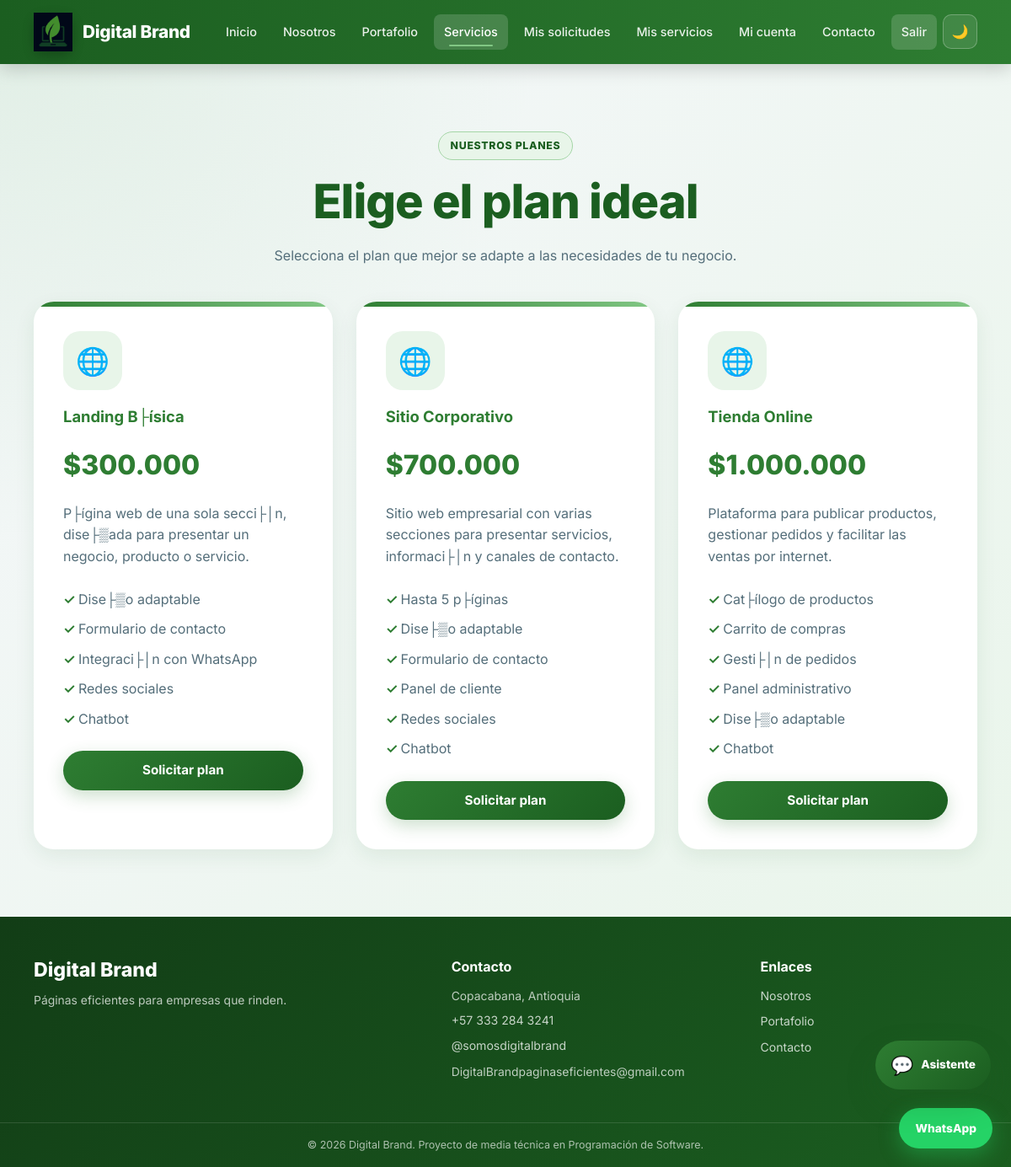
Screenshot of /usuario/servicios.php (signed in) with the database file from the repository.
### tables this page shows
CREATE TABLE `servicios` (
  `id_servicio` int(10) UNSIGNED NOT NULL,
  `nombre` varchar(100) NOT NULL,
  `descripcion` text NOT NULL,
  `precio` decimal(12,2) NOT NULL DEFAULT 0.00,
  `caracteristicas` text DEFAULT NULL,
  `estado` enum('activo','inactivo') NOT NULL DEFAULT 'activo',
  `fecha_creacion` timestamp NOT NULL DEFAULT current_timestamp(),
  `fecha_actualizacion` timestamp NOT NULL DEFAULT current_timestamp() ON UPDATE current_timestamp()
);

### includes/funciones.php (called while the page is built, shortened)
<?php
function escapar($dato)
{
    return htmlspecialchars($dato, ENT_QUOTES, 'UTF-8');
}
function formatearPrecio($precio)
{
    return '$' . number_format($precio, 0, ',', '.');
}

### usuario/servicios.php (the view, shortened to what this page needs)
<?php
$conexion = Database::conectar();
$consultaServicios = $conexion->prepare("
    SELECT
        s.id_servicio,
        s.nombre,
        s.descripcion,
        s.precio,
        s.caracteristicas,
        CASE
            WHEN EXISTS (
                SELECT 1
                FROM solicitudes_planes sp
                WHERE sp.id_usuario = ?
                  AND sp.id_servicio = s.id_servicio
                  AND sp.estado = 'pendiente'
            )
            THEN 1
            ELSE 0
        END AS tiene_solicitud_pendiente
    FROM servicios s
    WHERE s.estado = 'activo'
    ORDER BY s.precio ASC
");
$consultaServicios->execute([
    $_SESSION['id_usuario']
]);
$servicios = $consultaServicios->fetchAll();
require_once __DIR__ . '/../includes/header.php';
?>
<section class="seccion">
    <div class="contenedor">
        <div class="encabezado-seccion">
            <span class="etiqueta-superior">
                Nuestros planes
            </span>
            <h1>Elige el plan ideal</h1>
            <p>
                Selecciona el plan que mejor se adapte a las necesidades
                de tu negocio.
            </p>
        </div>
        <div class="servicios-grid">
            <?php foreach ($servicios as $servicio): ?>
                <?php
                $caracteristicas = explode(
                    '|',
                    $servicio['caracteristicas']
                );
                ?>
                <article class="servicio-card">
                    <div class="servicio-icono">
                        🌐
                    </div>
                    <h3>
                        <?php echo escapar($servicio['nombre']); ?>
                    </h3>
                    <div class="servicio-precio">
                        <?php echo formatearPrecio($servicio['precio']); ?>
                    </div>
                    <p>
                        <?php echo escapar($servicio['descripcion']); ?>
                    </p>
                    <ul>
                        <?php foreach ($caracteristicas as $caracteristica): ?>
                            <li>
                                <?php echo escapar(trim($caracteristica)); ?>
                            </li>
                        <?php endforeach; ?>
                    </ul>
                    <?php if ((int) $servicio['tiene_solicitud_pendiente'] === 1): ?>
                        <button
                            type="button"
                            class="boton boton-ancho"
                            disabled
                        >
                            Solicitud pendiente
                        </button>
                        <a
                            href="<?php echo APP_URL; ?>/usuario/solicitudes.php"
                            class="boton boton-secundario boton-ancho"
                            style="margin-top: 10px;"
                        >
                            Ver solicitud
                        </a>
                    <?php else: ?>
                        <button
                            type="button"
                            class="boton boton-ancho solicitar-plan"
                            data-id="<?php echo (int) $servicio['id_servicio']; ?>"
                            data-nombre="<?php echo escapar($servicio['nombre']); ?>"
                        >
                            Solicitar plan
                        </button>
                    <?php endif; ?>
                </article>
            <?php endforeach; ?>
        </div>
    </div>
</section>
<?php
require_once __DIR__ . '/../includes/footer.php';
?>

### rows the page displays
servicios: nombre "Landing B├ísica", precio "$300.000", descripcion "P├ígina web de una sola secci├│n, dise├▒ada para presentar un negocio, producto o servicio.", caracteristicas "Dise├▒o adaptable", caracteristicas "Formulario de contacto", caracteristicas "Integraci├│n con WhatsApp", caracteristicas "Redes sociales", caracteristicas "Chatbot"
servicios: nombre "Sitio Corporativo", precio "$700.000", descripcion "Sitio web empresarial con varias secciones para presentar servicios, informaci├│n y canales de contacto.", caracteristicas "Hasta 5 p├íginas", caracteristicas "Dise├▒o adaptable", caracteristicas "Formulario de contacto", caracteristicas "Panel de cliente", caracteristicas "Redes sociales", caracteristicas "Chatbot"
servicios: nombre "Tienda Online", precio "$1.000.000", descripcion "Plataforma para publicar productos, gestionar pedidos y facilitar las ventas por internet.", caracteristicas "Cat├ílogo de productos", caracteristicas "Carrito de compras", caracteristicas "Gesti├│n de pedidos", caracteristicas "Panel administrativo", caracteristicas "Dise├▒o adaptable", caracteristicas "Chatbot"
